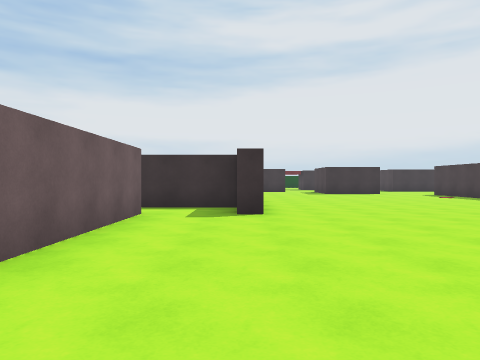
View 1 (above)

18 first-person views from a walk through a 3-D level made in the Unity game engine. The camera is 1.3 m above the floor, looks level and sees 70° across. The floor is counted in squares, 2 m on a side. Each view is taken from the middle of a square. On the plan, view 1 faces up. The plan holds only what a view shows up to about 10 squares ahead; the rest is blank. The place goes on beyond the plan.

View 2
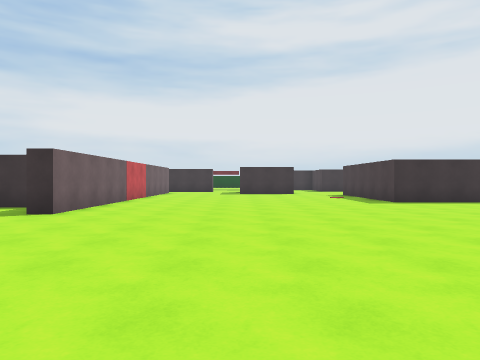

View 3
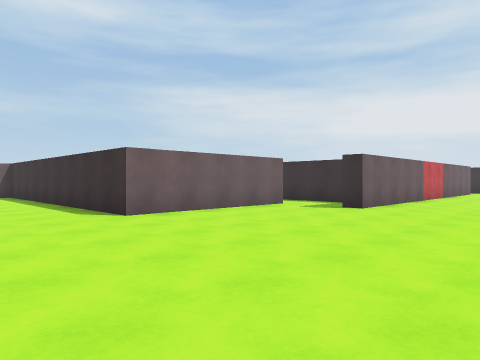

View 4
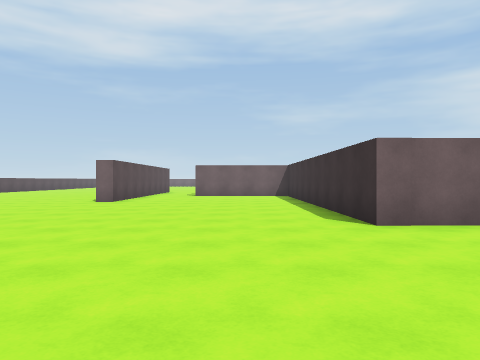

View 5
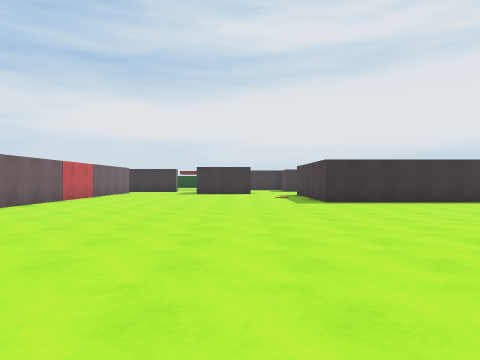

View 6
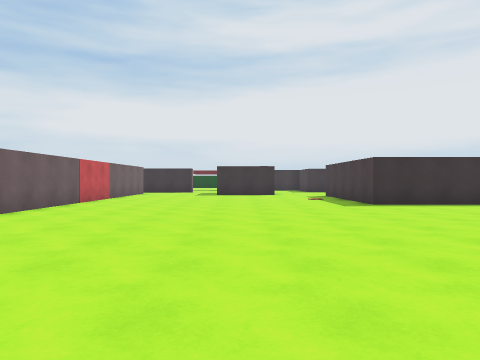

View 7
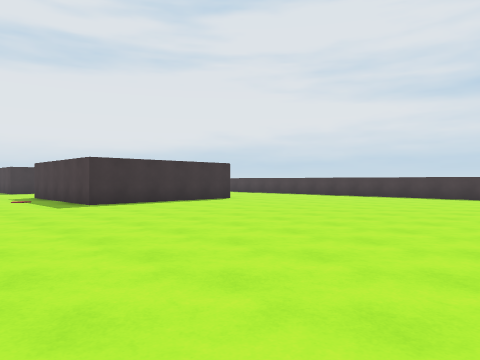

View 8
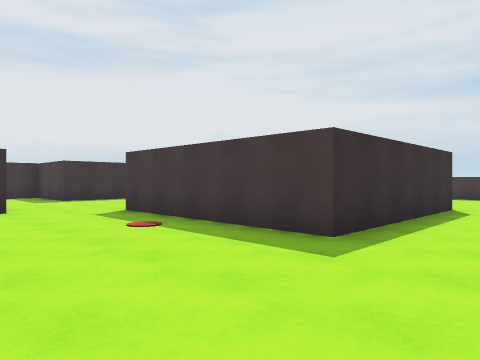

View 9
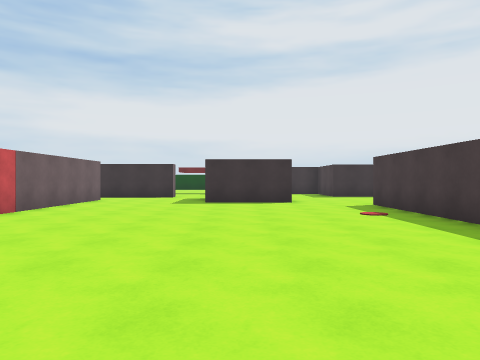

View 10
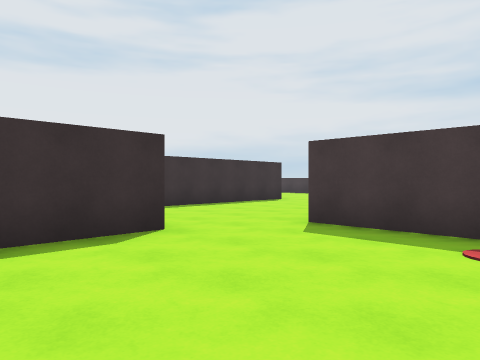

View 11
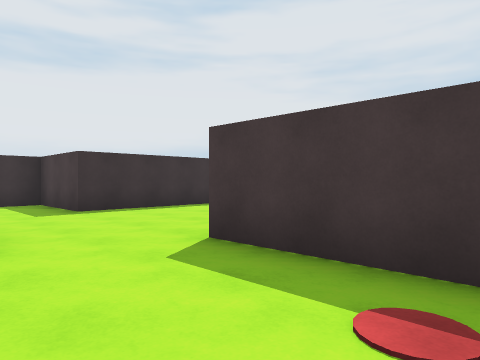

View 12
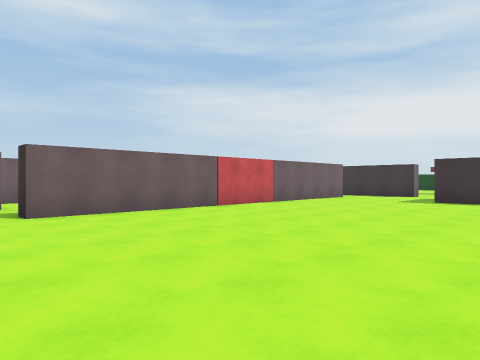

View 13
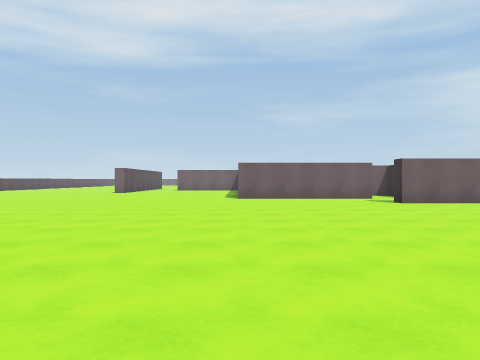

View 14
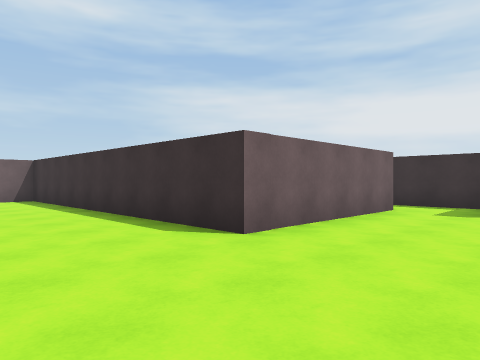

View 15
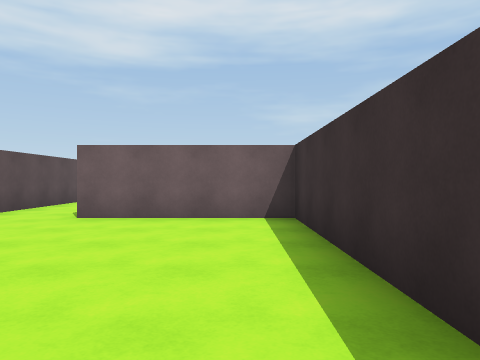

View 16
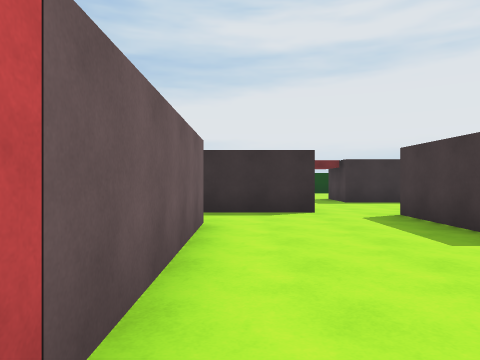

View 17
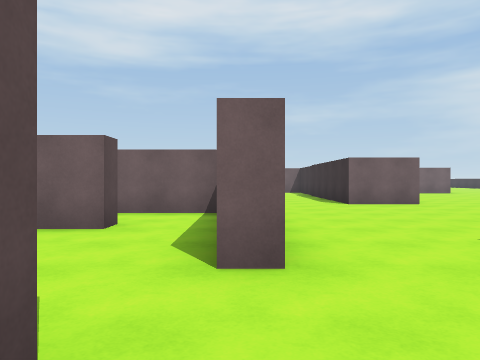

View 18
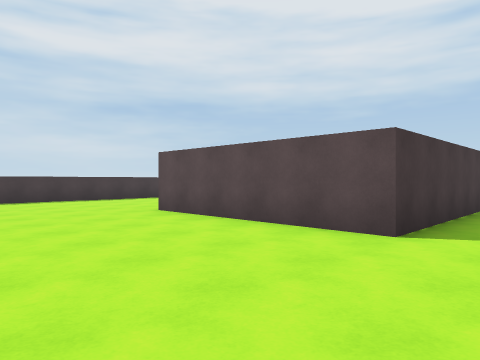

### Floor plan
Points are (right, up) in squares from view 1. A wall is a line through its corners. A room is listed if a view was taken in it or the views show most of it. See-through windows are left out.
Room 1 (views 1, 2, 3, 4, 5, 6, 7, 8, 9, 10, 11, 12, 13, 14, 15, 16)
walls: (0, 8.1) (-1.5, 8.1); (-1.9, 6.6) (-1.9, 1.9) (-10.9, 1.9) (-10.9, -1.5); (12.5, 10) (8.5, 10) (8.5, 15) (9.5, 15); (5.5, 15.9) (4, 15.9); (4, 16.2) (4, 18.4); (0.4, 17.2) (0.4, 6.5) (-0.1, 6.5); (2.5, 18.8) (0.2, 18.8)
ways out: opening at (8, 16) to room 2; opening at (-2, 7); opening at (0, 18); opening at (3, 19)
Room 2 (views 17, 18)
walls: (8.5, 20.4) (8.5, 21.9) (7.8, 21.9); (5.8, 21.9) (4, 21.9); (12.1, 19.3) (9.4, 19.3); (9.5, 15) (12.5, 15)
ways out: opening at (8, 16) to room 1; opening at (3.3, 20)

Positions as (right, up) in squares from view 1, and headings:
1: (0, 0), facing up
2: (4, 0), facing up
3: (4, -1), facing up-left
4: (3, 0), facing left
5: (6, 0), facing up
6: (5, 1), facing up
7: (5, 1), facing up-right
8: (5, 8), facing up-right
9: (5, 6), facing up
10: (4, 12), facing up-right
11: (6, 12), facing up-right
12: (7, 5), facing up-left
13: (10, 2), facing left
14: (1, -1), facing up-left
15: (-5, 1), facing left
16: (1, 12), facing up
17: (5, 19), facing left
18: (7, 19), facing down-right
